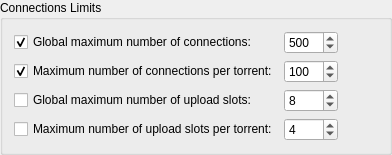
                                                    <widget class="QGroupBox" name="nbConnecBox">
                                                        <property name="title">
                                                            <string>Connections Limits</string>
                                                        </property>
                                                        <layout class="QGridLayout" name="gridLayout">
                                                            <item row="3" column="1">
                                                                <widget class="QSpinBox" name="spinMaxUploadsPerTorrent">
                                                                    <property name="maximum">
                                                                        <number>500</number>
                                                                    </property>
                                                                    <property name="value">
                                                                        <number>4</number>
                                                                    </property>
                                                                </widget>
                                                            </item>
                                                            <item row="1" column="0">
                                                                <widget class="QCheckBox" name="checkMaxConnectionsPerTorrent">
                                                                    <property name="text">
                                                                        <string>Maximum number of connections per torrent:</string>
                                                                    </property>
                                                                    <property name="checked">
                                                                        <bool>true</bool>
                                                                    </property>
                                                                </widget>
                                                            </item>
                                                            <item row="0" column="0">
                                                                <widget class="QCheckBox" name="checkMaxConnections">
                                                                    <property name="text">
                                                                        <string>Global maximum number of connections:</string>
                                                                    </property>
                                                                    <property name="checked">
                                                                        <bool>true</bool>
                                                                    </property>
                                                                </widget>
                                                            </item>
                                                            <item row="0" column="1">
                                                                <widget class="QSpinBox" name="spinMaxConnec">
                                                                    <property name="enabled">
                                                                        <bool>true</bool>
                                                                    </property>
                                                                    <property name="minimum">
                                                                        <number>2</number>
                                                                    </property>
                                                                    <property name="maximum">
                                                                        <number>2000</number>
                                                                    </property>
                                                                    <property name="value">
                                                                        <number>500</number>
                                                                    </property>
                                                                </widget>
                                                            </item>
                                                            <item row="1" column="1">
                                                                <widget class="QSpinBox" name="spinMaxConnecPerTorrent">
                                                                    <property name="minimum">
                                                                        <number>2</number>
                                                                    </property>
                                                                    <property name="maximum">
                                                                        <number>2000</number>
                                                                    </property>
                                                                    <property name="value">
                                                                        <number>100</number>
                                                                    </property>
                                                                </widget>
                                                            </item>
                                                            <item row="3" column="0">
                                                                <widget class="QCheckBox" name="checkMaxUploadsPerTorrent">
                                                                    <property name="text">
                                                                        <string>Maximum number of upload slots per torrent:</string>
                                                                    </property>
                                                                </widget>
                                                            </item>
                                                            <item row="2" column="0">
                                                                <widget class="QCheckBox" name="checkMaxUploads">
                                                                    <property name="text">
                                                                        <string>Global maximum number of upload slots:</string>
                                                                    </property>
                                                                </widget>
                                                            </item>
                                                            <item row="2" column="1">
                                                                <widget class="QSpinBox" name="spinMaxUploads">
                                                                    <property name="maximum">
                                                                        <number>2000</number>
                                                                    </property>
                                                                    <property name="value">
                                                                        <number>8</number>
                                                                    </property>
                                                                </widget>
                                                            </item>
                                                            <item row="0" column="2">
                                                                <spacer name="horizontalSpacer_3">
                                                                    <property name="orientation">
                                                                        <enum>Qt::Horizontal</enum>
                                                                    </property>
                                                                    <property name="sizeHint" stdset="0">
                                                                        <size>
                                                                            <width>40</width>
                                                                            <height>20</height>
                                                                        </size>
                                                                    </property>
                                                                </spacer>
                                                            </item>
                                                        </layout>
                                                    </widget>
